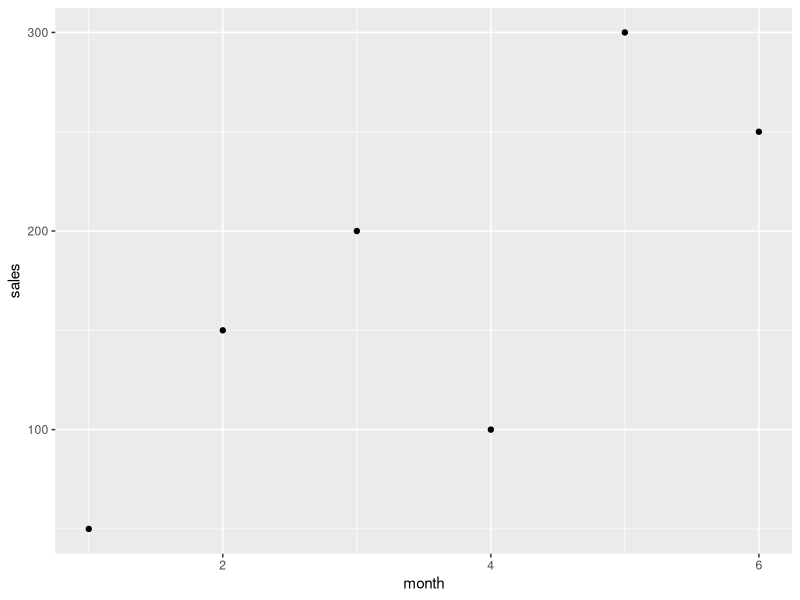

Write R code to recreate this figure.
## ---- chunk 1
library(tidyverse)
sales <- c(50,150,200,100,300,250)
month <- c(1,2,3,4,5,6)
qplot(month,sales)
## ---- chunk 2
Yearly_Sales <- data.frame(month = c("Jan", "Feb", "Mar", "Apr", "May", "June", "July", "Aug", "Sep", "Oct", "Nov", "Dec"), sales = c(150.25, 258.54, 268.55, 122.52, 987, 458.82 , 667.23, 845.54, 586.78, 888.58, 756.12, 456.84))
